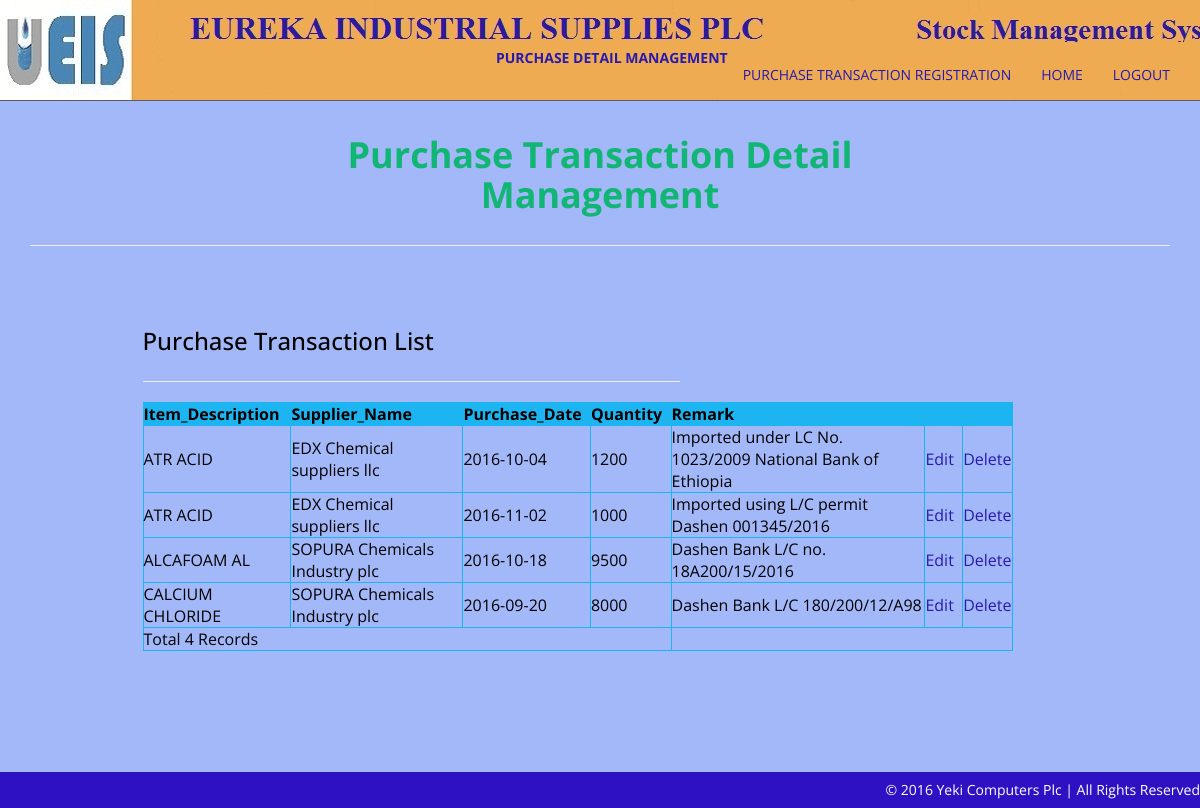
The page /eurekastock/Administrator/ManagePurchase.php on the database its author committed.
### tables this page shows
CREATE TABLE IF NOT EXISTS `purchase` (
  `PurchaseId` int(11) NOT NULL AUTO_INCREMENT,
  `SupplierId` int(11) NOT NULL,
  `ItemId` int(11) NOT NULL,
  `PurchaseDate` date NOT NULL,
  `Quantity` int(11) NOT NULL,
  `Remark` varchar(500) DEFAULT NULL,
  PRIMARY KEY (`PurchaseId`)
);

CREATE TABLE IF NOT EXISTS `item` (
  `ItemId` int(11) NOT NULL AUTO_INCREMENT,
  `ItemCode` varchar(15) NOT NULL,
  `GoodsDescription` varchar(50) NOT NULL,
  `DamagedQuantity` int(11) NOT NULL,
  `Remark` varchar(500) DEFAULT NULL,
  PRIMARY KEY (`ItemId`),
  UNIQUE KEY `ItemCode` (`ItemCode`)
);

CREATE TABLE IF NOT EXISTS `supplier` (
  `SupplierId` int(11) NOT NULL AUTO_INCREMENT,
  `SupplierName` varchar(50) NOT NULL,
  `Description` varchar(100) DEFAULT NULL,
  PRIMARY KEY (`SupplierId`)
);

### eurekastock/Administrator/ManagePurchase.php (the view, shortened to what this page needs)
<html lang="en">
<head>
    <link href="assets/css/bootstrap.css" rel="stylesheet" />
    <link href="assets/css/font-awesome.min.css" rel="stylesheet" />
    <link href="assets/css/style.css" rel="stylesheet" />
</head>
<body>
    <div class="navbar navbar-inverse navbar-fixed-top">
        <div class="container">
            <div class="navbar-header">
                <a class="navbar-brand" href="#">&nbsp;&nbsp;&nbsp;&nbsp;&nbsp;&nbsp;&nbsp;&nbsp;&nbsp;&nbsp;&nbsp;&nbsp;&nbsp;&nbsp;&nbsp;&nbsp;&nbsp;&nbsp;&nbsp;&nbsp;
                                                 &nbsp;&nbsp;&nbsp;&nbsp;&nbsp;&nbsp;&nbsp;&nbsp;&nbsp;&nbsp;&nbsp;&nbsp;&nbsp;&nbsp;&nbsp;&nbsp;</a>
            </div>
            <div class="navbar-collapse collapse">
                <ul class="nav navbar-nav navbar-right">
		    <li><strong><a href="ManagePurchase.php">PURCHASE DETAIL MANAGEMENT</a></strong></li>
		    <li><a href="purchase.php">PURCHASE TRANSACTION REGISTRATION</a></li>
		    <li><a href="index.php">HOME</a></li>
                    <li><a href="logout.php">LOGOUT</a></li>
                </ul>
            </div>
        </div>
    </div>
    <div id="about-section">
        <div class="container" >
            <div class="row main-top-margin text-center" data-scrollreveal="enter top and move 100px, wait 0.3s">
                <div class="col-md-8 col-md-offset-2 ">
                   <h1>Purchase Transaction Detail Management</h1>
                </div>
            </div>
             <hr />
            <div class="row main-low-margin" >
                <div class="col-md-10  col-md-offset-1 ">
                <div class="col-md-6  " data-scrollreveal="enter right and move 100px, wait 0.4s">
                        <h3>Purchase Transaction List</h3>
                        <hr />
			<div style="overflow:scroll; width:870px;height:290px" >
        <table width="100%" border="0" cellspacing="0" cellpadding="0" align="center">
        <tr>
          <td>
          <table width="100%" border="1" bordercolor="#1CB5F1" >
<tr>
<th bgcolor="#1CB5F1" ><div align="left" ><strong>Item_Description&nbsp;&nbsp;</strong></div></th>
<th bgcolor="#1CB5F1" ><div align="left" ><strong>Supplier_Name&nbsp;&nbsp;</strong></div></th>
<th bgcolor="#1CB5F1" ><div align="left" ><strong>Purchase_Date&nbsp;&nbsp;</strong></div></th>
<th bgcolor="#1CB5F1" ><div align="left" ><strong>Quantity&nbsp;&nbsp;</strong></div></th>
<th bgcolor="#1CB5F1" ><div align="left" ><strong>Remark&nbsp;&nbsp;</strong></div></th>
<th bgcolor="#1CB5F1" ><div align="left" ><strong>  </strong></div></th>
<th bgcolor="#1CB5F1" ><div align="left" ><strong>  </strong></div></th>
</tr>
<?php
include_once("eurekastock.php");
$sql = "select * from purchase ORDER BY purchase.ItemId";
$result = mysqli_query($con,$sql) or die(mysqli_error($con));
while($row = mysqli_fetch_array($result))
{
$Id=$row['PurchaseId'];
$SupplierId=$row['SupplierId'];
$ItemId=$row['ItemId'];
$PurchaseDate=$row['PurchaseDate'];
$Quantity=$row['Quantity'];
$Remark=$row['Remark'];
$sql1 = "select * from item where ItemId='".$ItemId."'";
$result1 = mysqli_query($con,$sql1) or die(mysqli_error($con));
$row = mysqli_fetch_array($result1);
$ItemDescription=$row['GoodsDescription'];
$sql2 = "select * from supplier where SupplierId='".$SupplierId."'";
$result2 = mysqli_query($con,$sql2) or die(mysqli_error($con));
$row = mysqli_fetch_array($result2);
$SupplierName=$row['SupplierName'];
?>
<tr>
<td><div align="left"><?php echo $ItemDescription;?></div></td>
<td><div align="left"><?php echo $SupplierName;?></div></td>
<td><div align="left"><?php echo $PurchaseDate;?></div></td>
<td><div align="left"><?php echo $Quantity;?></div></td>
<td><div align="left"><?php echo $Remark;?></div></td>
<td><div align="left"><a href="EditPurchase.php?PurchaseId=<?php echo $Id;?>">Edit&nbsp;&nbsp;</a></div></td>
<td><div align="left"><a href="JavaScript:if(confirm('Purchase record will be deleted. Proceed?')==true){window.location='DeletePurchase.php?PurchaseId=<?php echo $Id;?>';}">Delete</a></div></td>
</tr>
<?php
}
$records = mysqli_num_rows($result);
?>
<tr>
<td colspan="4" ><div align="left"><?php echo "Total ".$records." Records"; ?> </div></td>
</tr>
</table>
          </td>
        </tr>
      </table>
  </div>
                   </div>
                </div>
            </div>
       </div>
<br>
<br>
<br>
<br>
<br>
    <div id="footer">
        <div class="container">
            <div class="row ">
                &copy; 2016 Yeki Computers Plc | All Rights Reserved
            </div>
        </div>
    </div>
</body>
</html>

### eurekastock/Administrator/assets/css/style.css (style rules this page uses)
body { font-family:'Open Sans', sans-serif; font-weight: 400; font-size: 14px; color: #000; margin-top: 40px; line-height:16px; }
h1, h2, h3, h4, h5, h6 { font-family:'Open Sans', sans-serif; font-weight: 500; line-height:40px; }
h1 { color:#11B674; font-weight: 700; }
.text-center { text-align: center; }
.main-top-margin { margin-top: 75px; }
.main-low-margin { margin-top: 55px; }
a,a:hover { text-decoration:none; }
#about-section { background-color: #A3B8F8; }
.navbar { font-size: 14px; }
.navbar-inverse { background: #F0AC51 url("../img/navbar.jpg") 0 0 no-repeat; border-color: #5D5B66; }
.navbar-inverse .navbar-brand { color: #281aaf; font-weight: bolder; font-size: 25px; font-weight:900; letter-spacing: 2px; }
.navbar-inverse .navbar-nav > li > a { color: #281aaf; }
#footer { background-color: #2F11C4; color: #fff; text-align: right; padding: 10px 30px 10px 30px; }

### rows shown on the page
purchase: ItemId.GoodsDescription "ATR ACID", SupplierId.SupplierName "EDX Chemical suppliers llc", PurchaseDate "2016-10-04", Quantity "1200", Remark "Imported under LC No. 1023/2009 National Bank of Ethiopia"
purchase: ItemId.GoodsDescription "ATR ACID", SupplierId.SupplierName "EDX Chemical suppliers llc", PurchaseDate "2016-11-02", Quantity "1000", Remark "Imported using L/C permit Dashen 001345/2016"
purchase: ItemId.GoodsDescription "ALCAFOAM AL", SupplierId.SupplierName "SOPURA Chemicals Industry plc", PurchaseDate "2016-10-18", Quantity "9500", Remark "Dashen Bank L/C no. 18A200/15/2016"
purchase: ItemId.GoodsDescription "CALCIUM CHLORIDE", SupplierId.SupplierName "SOPURA Chemicals Industry plc", PurchaseDate "2016-09-20", Quantity "8000", Remark "Dashen Bank L/C 180/200/12/A98"

### other values the page prints
$records "4"
